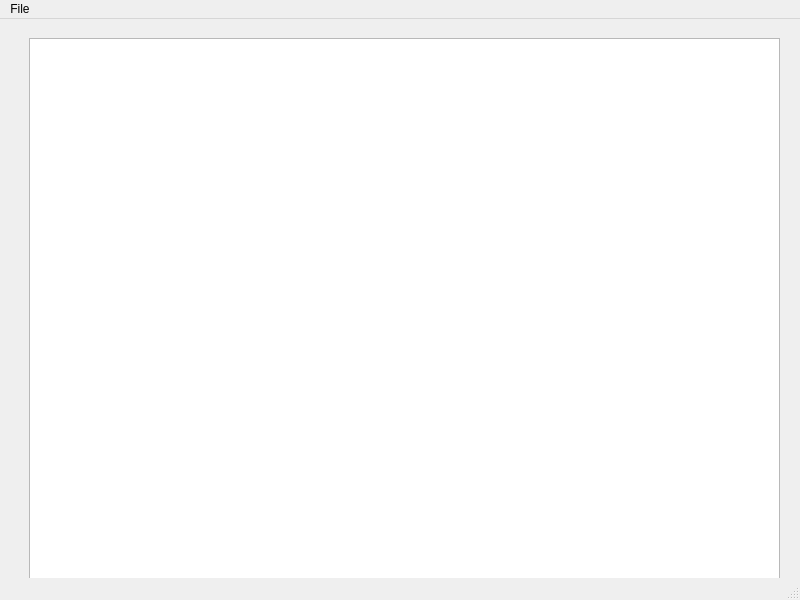
<?xml version="1.0" encoding="UTF-8"?>
<ui version="4.0">
 <class>MainWindow</class>
 <widget class="QMainWindow" name="MainWindow">
  <property name="geometry">
   <rect>
    <x>0</x>
    <y>0</y>
    <width>800</width>
    <height>600</height>
   </rect>
  </property>
  <property name="windowTitle">
   <string>MainWindow</string>
  </property>
  <widget class="QWidget" name="centralwidget">
   <widget class="QWidget" name="verticalLayoutWidget">
    <property name="geometry">
     <rect>
      <x>29</x>
      <y>19</y>
      <width>751</width>
      <height>541</height>
     </rect>
    </property>
    <layout class="QVBoxLayout" name="verticalLayout">
     <item>
      <widget class="QTextEdit" name="textEdit"/>
     </item>
    </layout>
   </widget>
  </widget>
  <widget class="QMenuBar" name="menubar">
   <property name="geometry">
    <rect>
     <x>0</x>
     <y>0</y>
     <width>800</width>
     <height>26</height>
    </rect>
   </property>
   <widget class="QMenu" name="menuFile">
    <property name="title">
     <string>File</string>
    </property>
    <addaction name="actionNew"/>
    <addaction name="actionOpen"/>
    <addaction name="actionSave"/>
   </widget>
   <addaction name="menuFile"/>
  </widget>
  <widget class="QStatusBar" name="statusbar"/>
  <action name="actionNew">
   <property name="text">
    <string>New</string>
   </property>
  </action>
  <action name="actionOpen">
   <property name="text">
    <string>Open</string>
   </property>
  </action>
  <action name="actionSave">
   <property name="text">
    <string>Save</string>
   </property>
  </action>
 </widget>
 <resources/>
 <connections/>
</ui>
